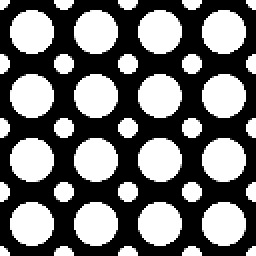
#> input picture images/polka.png, 128 x 128 px, found by its file name (shown 2 times larger)
$ python blob_detection.py   (older library calls are emulated)
#> lines starting #> are read from the running program, lines starting #| are printed output that depends on the picture
### common.py
import numpy as np
from matplotlib import pyplot as plt
from PIL import Image


def read_img(path, greyscale=True):
#> called with path = 'polka.png', greyscale = True
    img = Image.open(path)
#> img is the input picture: PIL image 128x128 L; min 0, max 255, mean 114.6
    if greyscale:
        img = img.convert('L')
    else:
        img = img.convert('RGB')
    return np.array(img).astype(np.float)


# [7 lines left out: function save_img, not called in this run]


def find_maxima(scale_space, k_xy=5, k_s=1):
    # Extract the peak x,y locations from scale space
    # Input
    #   scale_space: Scale space of size HxWxS
    #   k: neighborhood in x and y
    #   ks: neighborhood in scale
    #
    # Output
    #   list of (x,y) tuples; x<W and y<H
    if len(scale_space.shape) == 2:
        scale_space = scale_space[:, :, None]

    H, W, S = scale_space.shape
    maxima = []
    for i in range(H):
        for j in range(W):
            for s in range(S):
                # extracts a local neighborhood of max size
                # (2k_xy+1, 2k_xy+1, 2k_s+1)
                neighbors = scale_space[max(0, i - k_xy):min(i + k_xy + 1, H),
                                        max(0, j - k_xy):min(j + k_xy + 1, W),
                                        max(0, s - k_s):min(s + k_s + 1, S)]
                mid_pixel = scale_space[i, j, s]
                num_neighbors = np.prod(neighbors.shape) - 1
                # if mid_pixel > all the neighbors; append maxima
                if np.sum(mid_pixel > neighbors) == num_neighbors:
                    maxima.append((i, j, s))
    return maxima


def visualize_scale_space(scale_space, min_sigma, k, file_path=None):
    # Visualizes the scale space
    # Input
    #   scale_space: scale space of size HxWxS
    #   min_sigma: the minimum sigma used
    #   k: the sigma multiplier
    if len(scale_space.shape) == 2:
        scale_space = scale_space[:, :, None]
    H, W, S = scale_space.shape

    # number of subplots
    p_h = int(np.floor(np.sqrt(S)))
    p_w = int(np.ceil(S / p_h))
    for i in range(S):
        plt.subplot(p_h, p_w, i + 1)
        plt.axis('off')
        plt.title('{:.1f}:{:.1f}'.format(min_sigma * k**i,
                                         min_sigma * k**(i + 1)))
        plt.imshow(scale_space[:, :, i])

    # plot or save to fig
    if file_path:
        plt.savefig(file_path, dpi=300)
    else:
        plt.show()


def visualize_maxima(image, maxima, min_sigma, k, file_path=None):
    # Visualizes the maxima on a given image
    # Input
    #   image: image of size HxW
    #   maxima: list of (x,y) tuples; x<W, y<H
    #   file_path: path to save image. if None, display to screen
    # Output-   None
    H, W = image.shape
    fig, ax = plt.subplots(1)
    ax.imshow(image)
    for maximum in maxima:
        y, x, s = maximum
        assert x < W and y < H and x >= 0 and y >= 0
        radius = np.sqrt(2 * min_sigma * (k**s))
        circ = plt.Circle((x, y), radius, color='r', fill=False)
        ax.add_patch(circ)

    if file_path:
        plt.savefig(file_path)
    else:
        plt.show()

### blob_detection.py
import os

import numpy as np

from common import (find_maxima, read_img, visualize_maxima,
                    visualize_scale_space)
# ~~START DELETE~~
from scipy.signal import convolve2d as convolve

# ~~END DELETE~~


def gaussian_filter(image, sigma):
    # Given an image, apply a Gaussian filter with the input kernel size
    # and standard deviation
    # Input
    #   image: image of size HxW
    #   sigma: scalar standard deviation of Gaussian Kernel
    #
    # Output
    #   Gaussian filtered image of size HxW
#> called with sigma = 10
    H, W = image.shape
#> H = 128; W = 128
    # -- good heuristic way of setting kernel size
    kernel_size = int(2 * np.ceil(2 * sigma) + 1)

    # Ensure that the kernel size isn't too big and is odd
    kernel_size = min(kernel_size, min(H, W) // 2)
#> kernel_size = 41
    if kernel_size % 2 == 0:
        kernel_size = kernel_size + 1

    # TODO implement gaussian filtering of size kernel_size x kernel_size
    # You can use your convolution function or scipy's convolution function
    output = None
    # ~~START DELETE~~
    k_h = kernel_size // 2
#> k_h = 20
    g_1d = np.arange(-k_h, k_h + 1)[:, None]**2
    g_2d = -1 * (g_1d + g_1d.T)
    g_kern = np.exp(g_2d / (2 * sigma**2)) / (2 * np.pi * sigma**2)
    output = convolve(image, g_kern, mode='same')
    # ~~END DELETE~~
    return output


def scale_space(image, min_sigma, k=np.sqrt(2), S=8):
    # Calcualtes a DoG scale space of the image
    # Input
    #   image: image of size HxW
    #   min_sigma: smallest sigma in scale space
    #   k: scalar multiplier for scale space
    #   S: number of scales considers
    #
    # Output
    #   Scale Space of size HxWx(S-1)
    output = None
    # ~~START DELETE~~
    sigs = [min_sigma * (k**i) for i in range(S)]
    gaus = [gaussian_filter(image, sigma) for sigma in sigs]
    scales = [gaus[i+1] - gaus[i] for i in range(S - 1)]
    output = np.stack(scales, axis=2)
    # ~~END DELETE~~
    return output


def main():
    image = read_img('polka.png')

    # Create directory for polka_detections
    if not os.path.exists("./polka_detections"):
        os.makedirs("./polka_detections")

    # -- Detecting Polka Dots
    print("Detect small polka dots")
    # -- Detect Small Circles
    sigma_1, sigma_2 = None, None
    gauss_1 = None  # to implenent
    gauss_2 = None  # to implement

    # calculate difference of gaussians
    DoG_small = None  # to implement
    # ~~START DELETE~~
    image = image / 255.
    sigma_1 = 10
    sigma_2 = 14
    gauss_1 = gaussian_filter(image, sigma_1)
    gauss_2 = gaussian_filter(image, sigma_2)
#> call 2 of gaussian_filter, with sigma = 14
#> in gaussian_filter (call 2), `output = convolve(image, g_kern, mode='same')`:
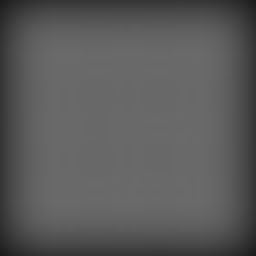
#> output: shape (128, 128) float64 (shown 2 times larger); min 0.11, max 0.417, mean 0.356
    DoG_small = gauss_2 - gauss_1
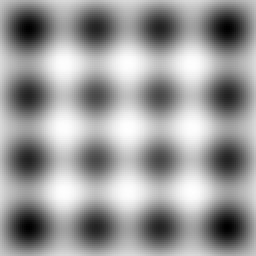
#> DoG_small: shape (128, 128) float64 (shown 2 times larger); min -0.145, max 0.0565, mean -0.0224; drawn with min black and max white
    # ~~END DELETE~~

    # visualize maxima
    maxima = find_maxima(DoG_small, k_xy=int(sigma_1))
#> after the loop in find_maxima, `for i in range(H):`: maxima = 25 items, first 6: (0, 0, 0), (0, 32, 0), (0, 63, 0), (0, 95, 0), (0, 127, 0), (31, 63, 0)
    visualize_scale_space(DoG_small, sigma_1, sigma_2 / sigma_1,
                          './polka_detections/polka_small_DoG.png')
#> in visualize_scale_space, `H, W, S = scale_space.shape`: H = 128; S = 1
    visualize_maxima(image, maxima, sigma_1, sigma_2 / sigma_1,
                     './polka_detections/polka_small.png')
#> in visualize_maxima, `H, W = image.shape`: H = 128
#> the loop in visualize_maxima, `for maximum in maxima:` made 25 passes
#> (maximum, y, x) on passes 1 to 12: ((0, 0, 0), 0, 0), ((0, 32, 0), 0, 32), ((0, 63, 0), 0, 63), ((0, 95, 0), 0, 95), ((0, 127, 0), 0, 127), ((31, 63, 0), 31, 63), ((31, 127, 0), 31, 127), ((32, 0, 0), 32, 0), ((32, 32, 0), 32, 32), ((32, 95, 0), 32, 95), ((63, 0, 0), 63, 0), ((63, 31, 0), 63, 31)

    # -- Detect Large Circles
    print("Detect large polka dots")
    sigma_1, sigma_2 = None, None
    gauss_1 = None
    gauss_2 = None

    # calculate difference of gaussians
    DoG_large = None
    # ~~START DELETE~~
    sigma_1 = 30
    sigma_2 = 40
    gauss_1 = gaussian_filter(image, sigma_1)
#> call 3 of gaussian_filter, with sigma = 30
#> in gaussian_filter (call 3), `kernel_size = min(kernel_size, min(H, W) // 2)`: kernel_size = 64
#> in gaussian_filter (call 3), `kernel_size = kernel_size + 1`: kernel_size = 65
#> in gaussian_filter (call 3), `k_h = kernel_size // 2`: k_h = 32
#> in gaussian_filter (call 3), `output = convolve(image, g_kern, mode='same')`:
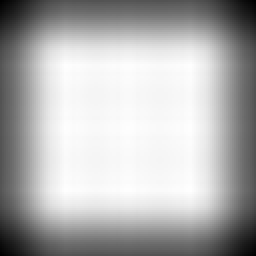
#> output: shape (128, 128) float64 (shown 2 times larger); min 0.0612, max 0.238, mean 0.184; drawn with min black and max white
    gauss_2 = gaussian_filter(image, sigma_2)
    DoG_large = gauss_2 - gauss_1
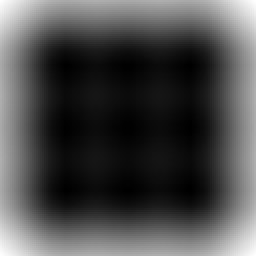
#> DoG_large: shape (128, 128) float64 (shown 2 times larger); min -0.0835, max -0.0216, mean -0.0652; drawn with min black and max white
    # ~~END DELETE~~

    # visualize maxima
    # Value of k_xy is a sugguestion; feel free to change it as you wish.
    maxima = find_maxima(DoG_large, k_xy=10)
#> maxima = [(0, 0, 0), (0, 48, 0), (0, 79, 0), (0, 127, 0), (47, 79, 0), (48, 0, 0), (48, 48, 0), (48, 127, 0), (79, 0, 0), (79, 48, 0), (79, 79, 0), (79, 127, 0), (127, 0, 0), (127, 48, 0), (127, 79, 0), (127, 127, 0)]
    visualize_scale_space(DoG_large, sigma_1, sigma_2 / sigma_1,
                          './polka_detections/polka_large_DoG.png')
#> call 2 of visualize_scale_space, with min_sigma = 30, k = 1.33, file_path = './polka_detections/polka_large_DoG.png'
#> in visualize_scale_space (call 2), `plt.savefig(file_path, dpi=300)`:
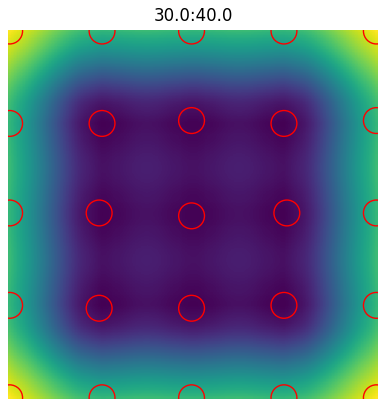
#> figure drawn by matplotlib, 1 panel
    visualize_maxima(image, maxima, sigma_1, sigma_2 / sigma_1,
                     './polka_detections/polka_large.png')
#> call 2 of visualize_maxima, with min_sigma = 30, k = 1.33, file_path = './polka_detections/polka_large.png'
#> the loop in visualize_maxima (call 2), `for maximum in maxima:` made 16 passes
#> (maximum, y, x) on passes 1 to 12: ((0, 0, 0), 0, 0), ((0, 48, 0), 0, 48), ((0, 79, 0), 0, 79), ((0, 127, 0), 0, 127), ((47, 79, 0), 47, 79), ((48, 0, 0), 48, 0), ((48, 48, 0), 48, 48), ((48, 127, 0), 48, 127), ((79, 0, 0), 79, 0), ((79, 48, 0), 79, 48), ((79, 79, 0), 79, 79), ((79, 127, 0), 79, 127)
#> in visualize_maxima (call 2), `plt.savefig(file_path)`:
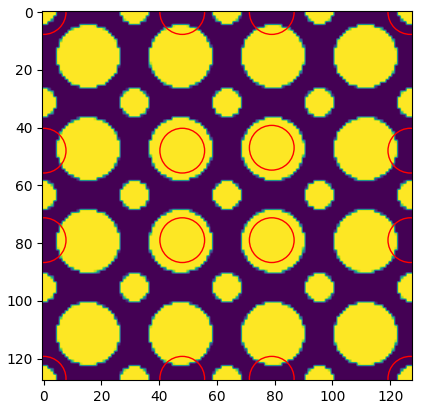
#> figure drawn by matplotlib, 1 panel

    # TODO Implement scale_space() and try to find both polka dots
    # ~~START DELETE~~
    min_sigma = 12
    k = np.sqrt(1.8)
    ss = scale_space(image, min_sigma, k=k, S=8)
#> in scale_space, `gaus = [gaussian_filter(image, sigma) for sigma in sigs]`: gaus = 8 items
#> in scale_space, `scales = [gaus[i+1] - gaus[i] for i in range(S - 1)]`: scales = 7 items
    visualize_scale_space(ss, min_sigma, k, './polka_detections/scale_space.png')
#> call 3 of visualize_scale_space, with scale_space = array of shape (128, 128, 7), min_sigma = 12, k = 1.34, file_path = './polka_detections/scale_space.png'
#> in visualize_scale_space (call 3), `H, W, S = scale_space.shape`: S = 7
#> in visualize_scale_space (call 3), `p_h = int(np.floor(np.sqrt(S)))`: p_h = 2
#> in visualize_scale_space (call 3), `p_w = int(np.ceil(S / p_h))`: p_w = 4
#> in visualize_scale_space (call 3), `plt.savefig(file_path, dpi=300)`:
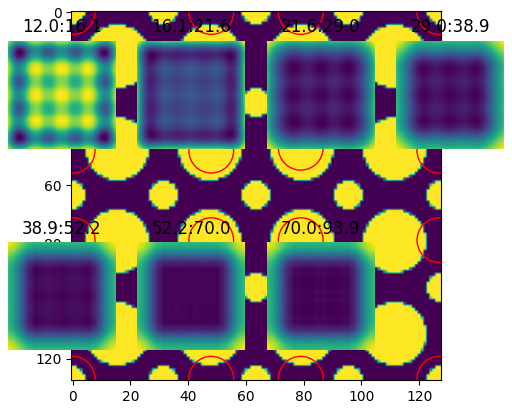
#> figure drawn by matplotlib, 8 panels
    # ~~END DELETE~~

    # TODO Detect the cells in any one (or more) image(s) from vgg_cells
    # Create directory for polka_detections
    if not os.path.exists("./cell_detections"):
        os.makedirs("./cell_detections")
    # ~~START DELETE~~
    # ~~END DELETE~~


if __name__ == '__main__':
    main()
